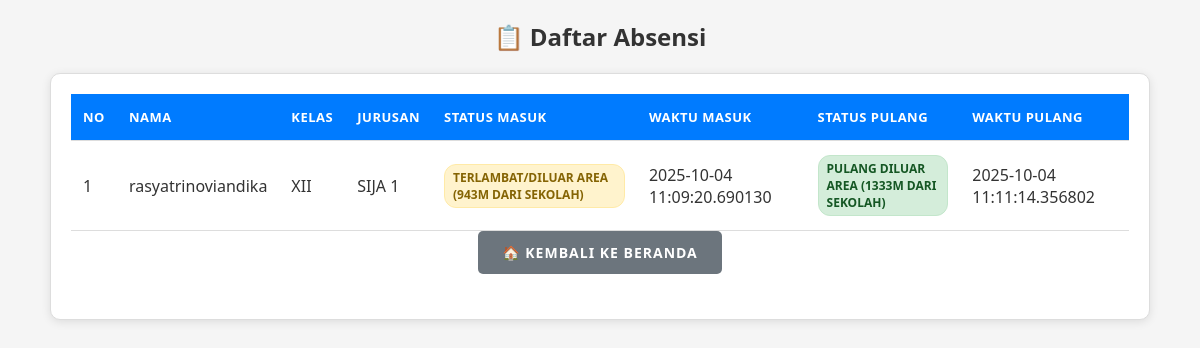
Before: /absensi with the older database file.
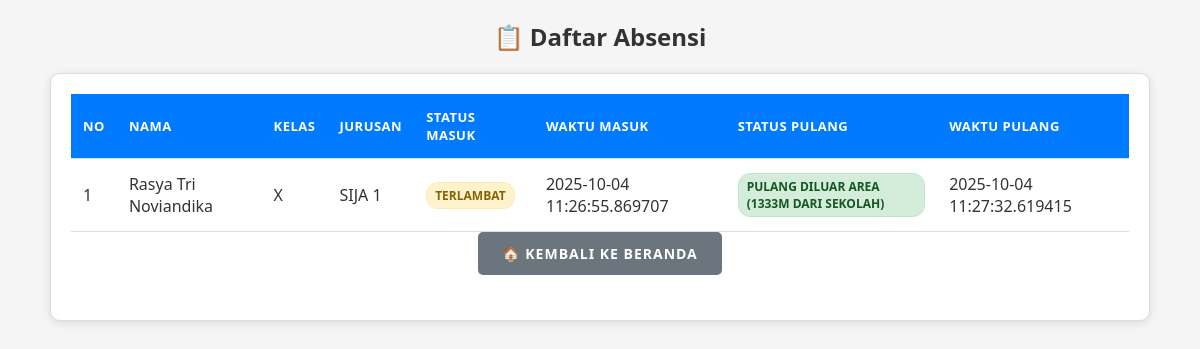
After: the same page with the newer database file.
### tables this page shows
CREATE TABLE absensi (
            id INTEGER PRIMARY KEY AUTOINCREMENT,
            siswa_id INTEGER,
            nama TEXT NOT NULL,
            kelas TEXT NOT NULL,
            jurusan TEXT NOT NULL,
            latitude REAL,
            longitude REAL,
            status TEXT NOT NULL,
            waktu TIMESTAMP DEFAULT CURRENT_TIMESTAMP
        , waktu_pulang TIMESTAMP, status_pulang TEXT, latitude_pulang REAL, longitude_pulang REAL);

### app.py (the view, shortened to what this page needs)
@app.route("/absensi")
def absensi_user():
    conn = sqlite3.connect(DB_NAME)
    cur = conn.cursor()
    cur.execute("PRAGMA table_info(absensi)")
    columns = [col[1] for col in cur.fetchall()]
    if 'status_pulang' in columns:
        cur.execute("""
            SELECT nama, kelas, jurusan, status, waktu,
                   status_pulang, waktu_pulang
            FROM absensi
            ORDER BY waktu DESC
        """)
    absensi = cur.fetchall()
    conn.close()
    return render_template("user/absensi.html", absensi=absensi)

### templates/user/absensi.html (shortened to what this page needs)
<!DOCTYPE html>
<html lang="id">
<head>
</head>
<body>
<div class="container">
    <h2>📋 Daftar Absensi</h2>
    <div class="table-container">
        {% if absensi %}
        <table>
    <thead>
        <tr>
            <th>No</th>
            <th>Nama</th>
            <th>Kelas</th>
            <th>Jurusan</th>
            <th>Status Masuk</th>
            <th>Waktu Masuk</th>
            <th>Status Pulang</th>
            <th>Waktu Pulang</th>
        </tr>
    </thead>
    <tbody>
        {% for a in absensi %}
        <tr>
            <td data-label="No">{{ loop.index }}</td>
            <td data-label="Nama">{{ a[0] }}</td>
            <td data-label="Kelas">{{ a[1] }}</td>
            <td data-label="Jurusan">{{ a[2] }}</td>
            <td data-label="Status Masuk">
                {% if "HADIR" in a[3] %}
                    <span class="status-badge status-hadir">{{ a[3] }}</span>
                {% elif "TERLAMBAT" in a[3] or "DILUAR AREA" in a[3] %}
                    <span class="status-badge status-terlambat">{{ a[3] }}</span>
                {% else %}
                    <span class="status-badge status-alpha">{{ a[3] }}</span>
                {% endif %}
            </td>
            <td data-label="Waktu Masuk">{{ a[4] }}</td>
            <td data-label="Status Pulang">
                {% if a[5] %}
                    <span class="status-badge status-hadir">{{ a[5] }}</span>
                {% else %}
                    <span style="color:#999;">Belum Pulang</span>
                {% endif %}
            </td>
            <td data-label="Waktu Pulang">
                {% if a[6] %}
                    {{ a[6] }}
                {% else %}
                    <span style="color:#999;">-</span>
                {% endif %}
            </td>
        </tr>
        {% endfor %}
    </tbody>
</table>
        {% else %}
        <div class="no-data">
            <div class="no-data-icon">📭</div>
            <p><strong>Belum ada data absensi</strong></p>
            <p>Silakan lakukan absensi terlebih dahulu</p>
        </div>
        {% endif %}
         <div class="button-group">
        <a href="{{ url_for('index') }}" class="button secondary">🏠 Kembali ke Beranda</a>
    </div>
    </div>
</div>
</body>
</html>

### templates/user/absensi.html (style rules this page uses)
* { margin: 0; padding: 0; box-sizing: border-box; font-family: 'Segoe UI', Tahoma, Geneva, Verdana, sans-serif; }
body { background: #f5f5f5; color: #333; padding: 20px; margin: 0; min-height: 100vh; }
h2 { text-align: center; margin-bottom: 20px; color: #333; font-weight: 600; }
.container { max-width: 1100px; margin: 0 auto; }
.button-group { display: flex; gap: 15px; margin-bottom: 25px; flex-wrap: wrap; justify-content: center; }
a.button { display: inline-block; padding: 12px 24px; background: #007bff; color: white; text-decoration: none; border-radius: 5px; font-weight: 600; transition: all 0.3s ease; text-transform: uppercase; letter-spacing: 1px; font-size: 14px; }
a.button.secondary { background: #6c757d; }
.table-container { background: #fff; padding: 20px; border-radius: 10px; box-shadow: 0 2px 10px rgba(0,0,0,0.1); border: 1px solid #ddd; overflow-x: auto; }
table { width: 100%; border-collapse: collapse; min-width: 700px; }
th, td { padding: 14px 12px; border-bottom: 1px solid #ddd; text-align: left; }
th { background: #007bff; color: white; text-transform: uppercase; letter-spacing: 0.5px; font-size: 13px; font-weight: 600; }
.status-badge { display: inline-block; padding: 4px 8px; border-radius: 12px; font-size: 12px; font-weight: 600; text-transform: uppercase; }
.status-hadir { background: #d4edda; color: #155724; border: 1px solid #c3e6cb; }
.status-terlambat { background: #fff3cd; color: #856404; border: 1px solid #ffeaa7; }
html { scroll-behavior: smooth; }

Changed rows visible on the page:
changed absensi "SIJA 1": nama "rasyatrinoviandika" → "Rasya Tri Noviandika"; kelas "XII" → "X"; status "TERLAMBAT/DILUAR AREA (943M DARI SEKOLAH)" → "TERLAMBAT"; waktu "2025-10-04 11:09:20.690130" → "2025-10-04 11:26:55.869707"; waktu_pulang "2025-10-04 11:11:14.356802" → "2025-10-04 11:27:32.619415"
